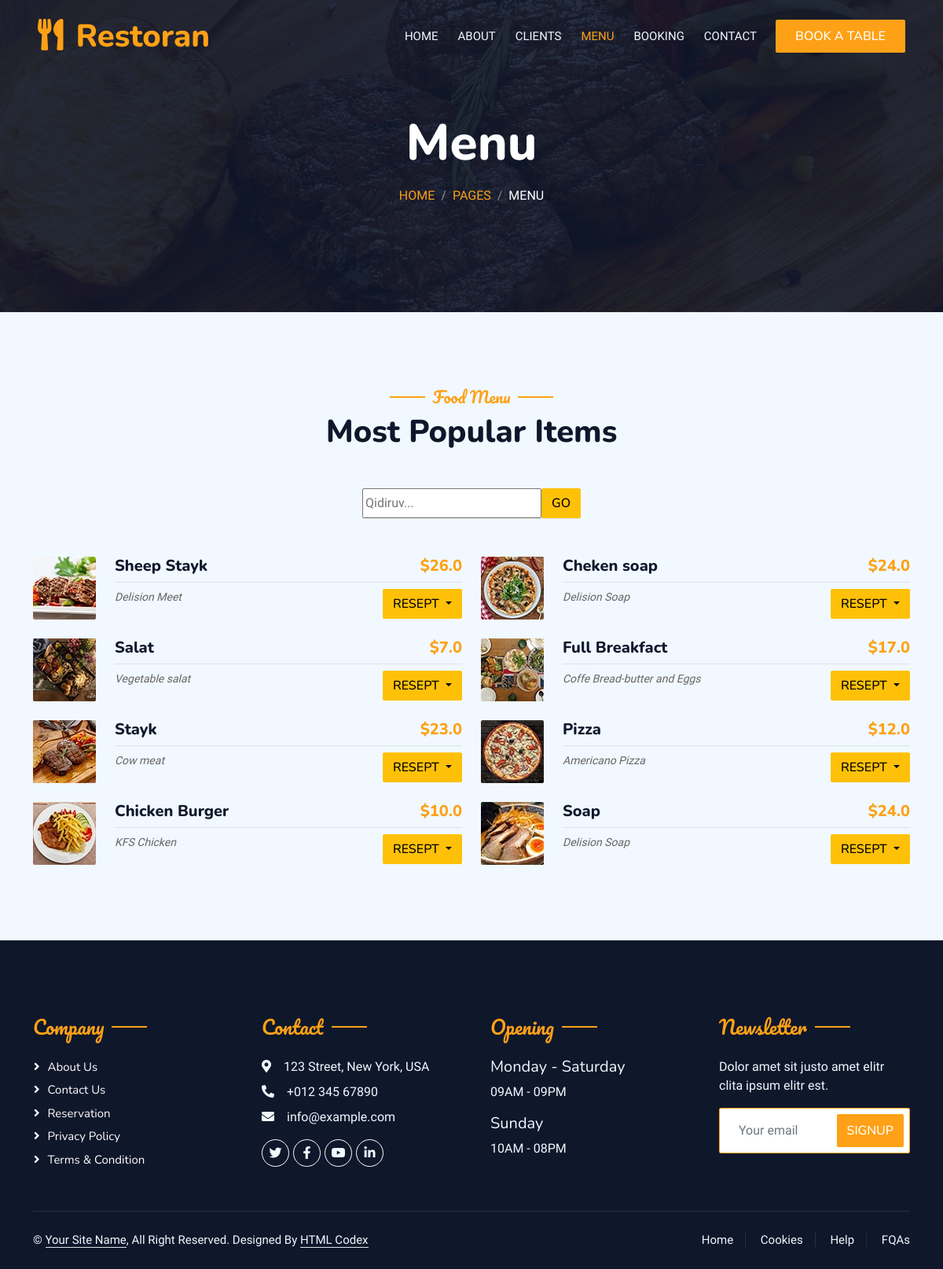
The app's page /menu/ with its own data.
### food_app/models.py (models this page shows, shortened)
class Menu (models.Model):
    title=models.CharField(max_length=255)
    description=models.CharField(max_length=255)
    retsept=models.CharField(max_length=255)
    stoke=models.FloatField()
    img = models.ImageField(upload_to='Menu/')

### food_app/views.py (the view)
# urls.py: path('menu/', views.menu, name='menu'),
def menu(request):
    q=request.GET.get('q')
    menu=Menu.objects.all()
    if q is not None:
        menu=menu.filter(Q(title__icontains=q))
    context={
        'menu':menu,
    }
    return render(request, 'menu.html' ,context)

### templates/menu.html (shortened to what this page needs)
{% extends 'main.html' %}
{% load static %}
{% block content %}
<div class="container-xxl position-relative p-0">
    <nav class="navbar navbar-expand-lg navbar-dark bg-dark px-4 px-lg-5 py-3 py-lg-0">
        <a href="" class="navbar-brand p-0">
            <h1 class="text-primary m-0"><i class="fa fa-utensils me-3"></i>Restoran</h1>
        </a>
        <div class="collapse navbar-collapse" id="navbarCollapse">
            <div class="navbar-nav ms-auto py-0 pe-4">
                <a href="{% url 'home_page'%}" class="nav-item nav-link ">Home</a>
                <a href="{% url 'about'%}" class="nav-item nav-link">About</a>
                <a href="{% url 'service'%}" class="nav-item nav-link">Clients</a>
                <a href="{% url 'menu'%}" class="nav-item nav-link active">Menu</a>
                <a href="{% url 'booking'%}" class="nav-item nav-link">Booking</a>
                <a href="{%url 'contact'%}" class="nav-item nav-link">Contact</a>
            </div>
            <a href="" class="btn btn-primary py-2 px-4">Book A Table</a>
        </div>
    </nav>
            <div class="container-xxl py-5 bg-dark hero-header mb-5">
                <div class="container text-center my-5 pt-5 pb-4">
                    <h1 class="display-3 text-white mb-3 animated slideInDown">Menu</h1>
                    <nav aria-label="breadcrumb">
                        <ol class="breadcrumb justify-content-center text-uppercase">
                            <li class="breadcrumb-item"><a href="#">Home</a></li>
                            <li class="breadcrumb-item"><a href="#">Pages</a></li>
                            <li class="breadcrumb-item text-white active" aria-current="page">Menu</li>
                        </ol>
                    </nav>
                </div>
            </div>
        </div>
        <div class="container-xxl py-5">
            <div class="container">
                <div class="text-center wow fadeInUp" data-wow-delay="0.1s">
                    <h5 class="section-title ff-secondary text-center text-primary fw-normal">Food Menu</h5>
                    <h1 class="mb-5">Most Popular Items</h1>
                </div>
                <div class="tab-class text-center wow fadeInUp" data-wow-delay="0.1s">
                    <ul class="nav nav-pills d-inline-flex justify-content-center border-bottom mb-5">
                        <div>
                            <form class="d-flex" action="{%url 'menu'   %} " method="get">
                                <input name="q" class="form-controlform-control" type="text" placeholder="Qidiruv...">
                                <button type="submit" class="btn btn-warning">Go</button>
                            </form>
                        </div>
                    </ul>
                    <div class="tab-content">
                        <div id="tab-1" class="tab-pane fade show p-0 active">
                            <div class="row g-4">
                                {%for menus in menu%}
                                <div class="col-lg-6 " >
                                    <div class="d-flex align-items-center  " >
                                        <img class="flex-shrink-0 img-fluid rounded" src="/media/{{menus.img}}" alt="" style="width: 80px;">
                                        <div class="w-100 d-flex flex-column text-start ps-4 ">
                                            <h5 class="d-flex justify-content-between border-bottom pb-2">
                                                <span>{{menus.title}}</span>
                                                <span class="text-primary">${{menus.stoke}}</span>
                                            </h5>
                                            <div class="d-flex  justify-content-between">
                                                <small class="fst-italic">{{menus.description}}</small>
                                                <div class="btn-group">
                                                    <button class="btn btn-warning  dropdown-toggle" type="button" data-bs-toggle="dropdown" aria-expanded="false">
                                                        resept
                                                    </button>
                                                </div>
                                            </div>
                                        </div>
                                    </div>
                                </div>
                                {%endfor%}
                            </div>
                        </div>
                        </div>
                    </div>
                </div>
            </div>
{%endblock%}

### templates/main.html (shortened to what this page needs)
    <!DOCTYPE html>
    {% load static %}
    <html lang="en">
    <head>
        <link rel="stylesheet" href="{%static 'css/owl.carousel.min.css'%}">
        <link rel="stylesheet" href="{%static 'css/owl.theme.default.min.css'%}">
        <link href="https://cdnjs.cloudflare.com/ajax/libs/font-awesome/5.10.0/css/all.min.css" rel="stylesheet">
        <link href="https://cdn.jsdelivr.net/npm/bootstrap-icons@1.4.1/font/bootstrap-icons.css" rel="stylesheet">
        <link href="{%static  'lib/animate/animate.min.css'%}" rel="stylesheet">
        <link href="{%static 'lib/owlcarousel/assets/owl.carousel.min.css'%}" rel="stylesheet">
        <link href="{%static  'lib/tempusdominus/css/tempusdominus-bootstrap-4.min.css'%}" rel="stylesheet" />
        <link href="{%static  'css/bootstrap.min.css'%}" rel="stylesheet">
        <link href="{%static 'css/style.css'%}" rel="stylesheet">
    </head>
    <body>
        {% block content %}
        {% endblock %}
    {% include 'includes/footer.html' %}
   </body>
   </html>

### templates/includes/footer.html
 <div class="container-fluid bg-dark text-light footer pt-5 mt-5 wow fadeIn" data-wow-delay="0.1s">
    <div class="container py-5">
        <div class="row g-5">
            <div class="col-lg-3 col-md-6">
                <h4 class="section-title ff-secondary text-start text-primary fw-normal mb-4">Company</h4>
                <a class="btn btn-link" href="">About Us</a>
                <a class="btn btn-link" href="">Contact Us</a>
                <a class="btn btn-link" href="">Reservation</a>
                <a class="btn btn-link" href="">Privacy Policy</a>
                <a class="btn btn-link" href="">Terms & Condition</a>
            </div>
            <div class="col-lg-3 col-md-6">
                <h4 class="section-title ff-secondary text-start text-primary fw-normal mb-4">Contact</h4>
                <p class="mb-2"><i class="fa fa-map-marker-alt me-3"></i>123 Street, New York, USA</p>
                <p class="mb-2"><i class="fa fa-phone-alt me-3"></i>+012 345 67890</p>
                <p class="mb-2"><i class="fa fa-envelope me-3"></i>info@example.com</p>
                <div class="d-flex pt-2">
                    <a class="btn btn-outline-light btn-social" href=""><i class="fab fa-twitter"></i></a>
                    <a class="btn btn-outline-light btn-social" href=""><i class="fab fa-facebook-f"></i></a>
                    <a class="btn btn-outline-light btn-social" href=""><i class="fab fa-youtube"></i></a>
                    <a class="btn btn-outline-light btn-social" href=""><i class="fab fa-linkedin-in"></i></a>
                </div>
            </div>
            <div class="col-lg-3 col-md-6">
                <h4 class="section-title ff-secondary text-start text-primary fw-normal mb-4">Opening</h4>
                <h5 class="text-light fw-normal">Monday - Saturday</h5>
                <p>09AM - 09PM</p>
                <h5 class="text-light fw-normal">Sunday</h5>
                <p>10AM - 08PM</p>
            </div>
            <div class="col-lg-3 col-md-6">
                <h4 class="section-title ff-secondary text-start text-primary fw-normal mb-4">Newsletter</h4>
                <p>Dolor amet sit justo amet elitr clita ipsum elitr est.</p>
                <div class="position-relative mx-auto" style="max-width: 400px;">
                    <input class="form-control border-primary w-100 py-3 ps-4 pe-5" type="text" placeholder="Your email">
                    <button type="button" class="btn btn-primary py-2 position-absolute top-0 end-0 mt-2 me-2">SignUp</button>
                </div>
            </div>
        </div>
    </div>
    <div class="container">
        <div class="copyright">
            <div class="row">
                <div class="col-md-6 text-center text-md-start mb-3 mb-md-0">
                    &copy; <a class="border-bottom" href="#">Your Site Name</a>, All Right Reserved.
                    Designed By <a class="border-bottom" href="https://htmlcodex.com">HTML Codex</a>
                </div>
                <div class="col-md-6 text-center text-md-end">
                    <div class="footer-menu">
                        <a href="">Home</a>
                        <a href="">Cookies</a>
                        <a href="">Help</a>
                        <a href="">FQAs</a>
                    </div>
                </div>
            </div>
        </div>
    </div>
</div>

### static/css/style.css (style rules this page uses)
:root { --primary: #FEA116; --light: #F1F8FF; --dark: #0F172B; }
.ff-secondary { font-family: 'Pacifico', cursive; }
.btn { font-family: 'Nunito', sans-serif; font-weight: 500; text-transform: uppercase; transition: .5s; }
.btn.btn-primary, .btn.btn-secondary { color: #FFFFFF; }
.navbar-dark .navbar-nav .nav-link { position: relative; margin-left: 25px; padding: 35px 0; font-size: 15px; color: var(--light) !important; text-transform: uppercase; font-weight: 500; outline: none; transition: .5s; }
.navbar-dark .navbar-nav .nav-link:hover, .navbar-dark .navbar-nav .nav-link.active { color: var(--primary) !important; }
@media (min-width: 992px) { .navbar-dark { position: absolute; width: 100%; top: 0; left: 0; z-index: 999; background: transparent !important; } }
.hero-header { background: linear-gradient(rgba(15, 23, 43, .9), rgba(15, 23, 43, .9)), url(../img/bg-hero.jpg); background-position: center center; background-repeat: no-repeat; background-size: cover; }
.breadcrumb-item + .breadcrumb-item::before { color: rgba(255, 255, 255, .5); }
.section-title { position: relative; display: inline-block; }
.section-title::before { position: absolute; content: ""; width: 45px; height: 2px; top: 50%; left: -55px; margin-top: -1px; background: var(--primary); }
.section-title::after { position: absolute; content: ""; width: 45px; height: 2px; top: 50%; right: -55px; margin-top: -1px; background: var(--primary); }
.section-title.text-start::before, .section-title.text-end::after { display: none; }
.footer .btn.btn-social { margin-right: 5px; width: 35px; height: 35px; display: flex; align-items: center; justify-content: center; color: var(--light); border: 1px solid #FFFFFF; border-radius: 35px; transition: .3s; }
.footer .btn.btn-link { display: block; margin-bottom: 5px; padding: 0; text-align: left; color: #FFFFFF; font-size: 15px; font-weight: normal; text-transform: capitalize; transition: .3s; }
.footer .btn.btn-link::before { position: relative; content: "\f105"; font-family: "Font Awesome 5 Free"; font-weight: 900; margin-right: 10px; }
.footer .copyright { padding: 25px 0; font-size: 15px; border-top: 1px solid rgba(256, 256, 256, .1); }
.footer .copyright a { color: var(--light); }
.footer .footer-menu a { margin-right: 15px; padding-right: 15px; border-right: 1px solid rgba(255, 255, 255, .1); }
.footer .footer-menu a:last-child { margin-right: 0; padding-right: 0; border-right: none; }

### records on screen
Menu: img (picture), title "Sheep Stayk", stoke "26.0", description "Delision Meet"
Menu: img (picture), title "Cheken soap", stoke "24.0", description "Delision Soap"
Menu: img (picture), title "Salat", stoke "7.0", description "Vegetable salat"
Menu: img (picture), title "Full Breakfact", stoke "17.0", description "Coffe Bread-butter and Eggs"
Menu: img (picture), title "Stayk", stoke "23.0", description "Cow meat"
Menu: img (picture), title "Pizza", stoke "12.0", description "Americano Pizza"
Menu: img (picture), title "Chicken Burger", stoke "10.0", description "KFS Chicken"
Menu: img (picture), title "Soap", stoke "24.0", description "Delision Soap"
